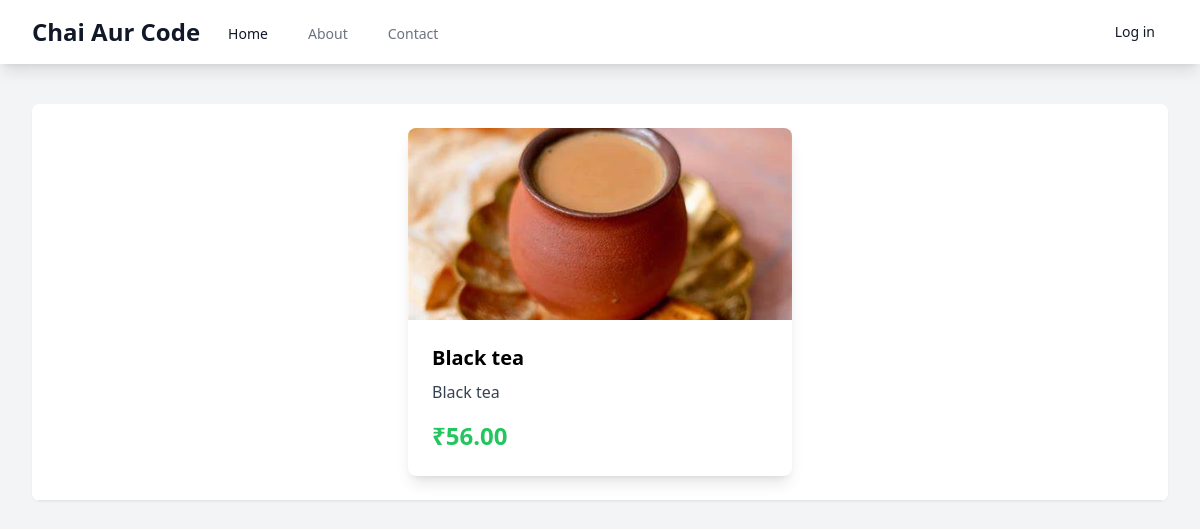
Page /chai/2/ on the committed database.
### chai/models.py (models this page shows, shortened)
class ChaiVariety(models.Model):
    CHAI_TYPE_CHOICES = [
        ('GR', 'GINGER'),
        ('ML', 'MASALA'),
        ('BL', 'BLACK'),
        ('CH', 'CHAI LATTE'),
        ('HD', 'HERBAL DECAF'),
        ('MT', 'MATCHA'),
        ('GR', 'GREEN'),
        ('WH', 'WHITE'),
        ('OL', 'OOLONG'),
    ]
    name = models.CharField(max_length=100)
    image = models.ImageField(upload_to='chai/')
    date_added = models.DateTimeField(default=timezone.now)
    type = models.CharField(max_length=2, choices=CHAI_TYPE_CHOICES)
    description = models.TextField(default='')
    price = models.DecimalField(default=0, max_digits=5, decimal_places=2)

### chai/views.py (the view)
# urls.py: path('<int:chai_id>/', views.chai_detail, name='chai_detail'),
def chai_detail(request, chai_id):
    chai = get_object_or_404(ChaiVariety, pk=chai_id)
    return render(request, 'chai/chai_detail.html', {'chai':chai})

### chai/templates/chai/chai_detail.html (shortened to what this page needs)
{% extends "layout.html" %}
{% block content %}
<div class="max-w-sm mx-auto bg-white rounded-lg shadow-lg overflow-hidden">
    <img class="w-full h-48 object-cover" src="{{chai.image.url}}" alt="">
    <div class="p-6">
        <h3 class="text-xl font-semibold mb-2">{{chai.name}}</h3>
        <p class="text-gray-700 mb-4">{{chai.description}}</p>
        <h2 class="text-2xl font-bold text-green-500">₹{{chai.price}}</h2>
    </div>
</div>
{% endblock content %}

### rows in the picture
ChaiVariety: image (picture), name "Black tea", description "Black tea", price "56.00"
